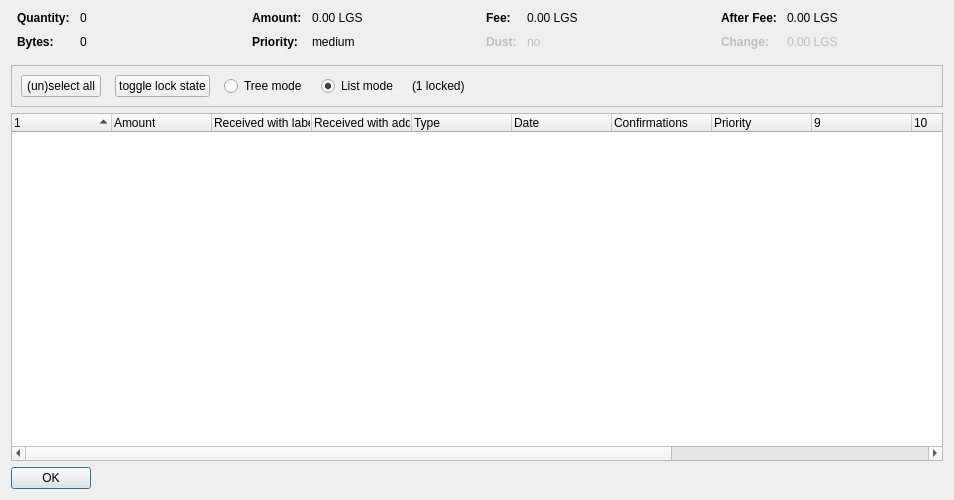
<?xml version="1.0" encoding="UTF-8"?>
<ui version="4.0">
 <class>CoinControlDialog</class>
 <widget class="QDialog" name="CoinControlDialog">
  <property name="geometry">
   <rect>
    <x>0</x>
    <y>0</y>
    <width>954</width>
    <height>500</height>
   </rect>
  </property>
  <property name="windowTitle">
   <string>Coin Selection</string>
  </property>
  <layout class="QVBoxLayout" name="verticalLayout">
   <item>
    <layout class="QHBoxLayout" name="horizontalLayoutTop" stretch="0,0,0,0">
     <property name="topMargin">
      <number>0</number>
     </property>
     <property name="bottomMargin">
      <number>10</number>
     </property>
     <item>
      <layout class="QFormLayout" name="formLayoutCoinControl1">
       <property name="horizontalSpacing">
        <number>10</number>
       </property>
       <property name="verticalSpacing">
        <number>10</number>
       </property>
       <property name="leftMargin">
        <number>6</number>
       </property>
       <property name="rightMargin">
        <number>6</number>
       </property>
       <item row="0" column="0">
        <widget class="QLabel" name="labelCoinControlQuantityText">
         <property name="font">
          <font>
           <weight>75</weight>
           <bold>true</bold>
          </font>
         </property>
         <property name="text">
          <string>Quantity:</string>
         </property>
        </widget>
       </item>
       <item row="0" column="1">
        <widget class="QLabel" name="labelCoinControlQuantity">
         <property name="cursor">
          <cursorShape>IBeamCursor</cursorShape>
         </property>
         <property name="contextMenuPolicy">
          <enum>Qt::ActionsContextMenu</enum>
         </property>
         <property name="text">
          <string notr="true">0</string>
         </property>
         <property name="textInteractionFlags">
          <set>Qt::LinksAccessibleByMouse|Qt::TextSelectableByKeyboard|Qt::TextSelectableByMouse</set>
         </property>
        </widget>
       </item>
       <item row="1" column="0">
        <widget class="QLabel" name="labelCoinControlBytesText">
         <property name="font">
          <font>
           <weight>75</weight>
           <bold>true</bold>
          </font>
         </property>
         <property name="text">
          <string>Bytes:</string>
         </property>
        </widget>
       </item>
       <item row="1" column="1">
        <widget class="QLabel" name="labelCoinControlBytes">
         <property name="cursor">
          <cursorShape>IBeamCursor</cursorShape>
         </property>
         <property name="contextMenuPolicy">
          <enum>Qt::ActionsContextMenu</enum>
         </property>
         <property name="text">
          <string notr="true">0</string>
         </property>
         <property name="textInteractionFlags">
          <set>Qt::LinksAccessibleByMouse|Qt::TextSelectableByKeyboard|Qt::TextSelectableByMouse</set>
         </property>
        </widget>
       </item>
      </layout>
     </item>
     <item>
      <layout class="QFormLayout" name="formLayoutCoinControl2">
       <property name="horizontalSpacing">
        <number>10</number>
       </property>
       <property name="verticalSpacing">
        <number>10</number>
       </property>
       <property name="leftMargin">
        <number>6</number>
       </property>
       <property name="rightMargin">
        <number>6</number>
       </property>
       <item row="0" column="0">
        <widget class="QLabel" name="labelCoinControlAmountText">
         <property name="font">
          <font>
           <weight>75</weight>
           <bold>true</bold>
          </font>
         </property>
         <property name="text">
          <string>Amount:</string>
         </property>
        </widget>
       </item>
       <item row="0" column="1">
        <widget class="QLabel" name="labelCoinControlAmount">
         <property name="cursor">
          <cursorShape>IBeamCursor</cursorShape>
         </property>
         <property name="contextMenuPolicy">
          <enum>Qt::ActionsContextMenu</enum>
         </property>
         <property name="text">
          <string notr="true">0.00 LGS</string>
         </property>
         <property name="textInteractionFlags">
          <set>Qt::LinksAccessibleByMouse|Qt::TextSelectableByKeyboard|Qt::TextSelectableByMouse</set>
         </property>
        </widget>
       </item>
       <item row="1" column="0">
        <widget class="QLabel" name="labelCoinControlPriorityText">
         <property name="font">
          <font>
           <weight>75</weight>
           <bold>true</bold>
          </font>
         </property>
         <property name="text">
          <string>Priority:</string>
         </property>
        </widget>
       </item>
       <item row="1" column="1">
        <widget class="QLabel" name="labelCoinControlPriority">
         <property name="cursor">
          <cursorShape>IBeamCursor</cursorShape>
         </property>
         <property name="contextMenuPolicy">
          <enum>Qt::ActionsContextMenu</enum>
         </property>
         <property name="text">
          <string>medium</string>
         </property>
         <property name="textInteractionFlags">
          <set>Qt::LinksAccessibleByMouse|Qt::TextSelectableByKeyboard|Qt::TextSelectableByMouse</set>
         </property>
        </widget>
       </item>
      </layout>
     </item>
     <item>
      <layout class="QFormLayout" name="formLayoutCoinControl3">
       <property name="horizontalSpacing">
        <number>10</number>
       </property>
       <property name="verticalSpacing">
        <number>10</number>
       </property>
       <property name="leftMargin">
        <number>6</number>
       </property>
       <property name="rightMargin">
        <number>6</number>
       </property>
       <item row="0" column="0">
        <widget class="QLabel" name="labelCoinControlFeeText">
         <property name="font">
          <font>
           <weight>75</weight>
           <bold>true</bold>
          </font>
         </property>
         <property name="text">
          <string>Fee:</string>
         </property>
        </widget>
       </item>
       <item row="0" column="1">
        <widget class="QLabel" name="labelCoinControlFee">
         <property name="cursor">
          <cursorShape>IBeamCursor</cursorShape>
         </property>
         <property name="contextMenuPolicy">
          <enum>Qt::ActionsContextMenu</enum>
         </property>
         <property name="text">
          <string notr="true">0.00 LGS</string>
         </property>
         <property name="textInteractionFlags">
          <set>Qt::LinksAccessibleByMouse|Qt::TextSelectableByKeyboard|Qt::TextSelectableByMouse</set>
         </property>
        </widget>
       </item>
       <item row="1" column="0">
        <widget class="QLabel" name="labelCoinControlLowOutputText">
         <property name="enabled">
          <bool>false</bool>
         </property>
         <property name="font">
          <font>
           <weight>75</weight>
           <bold>true</bold>
          </font>
         </property>
         <property name="text">
          <string>Dust:</string>
         </property>
        </widget>
       </item>
       <item row="1" column="1">
        <widget class="QLabel" name="labelCoinControlLowOutput">
         <property name="enabled">
          <bool>false</bool>
         </property>
         <property name="cursor">
          <cursorShape>IBeamCursor</cursorShape>
         </property>
         <property name="contextMenuPolicy">
          <enum>Qt::ActionsContextMenu</enum>
         </property>
         <property name="text">
          <string>no</string>
         </property>
         <property name="textInteractionFlags">
          <set>Qt::LinksAccessibleByMouse|Qt::TextSelectableByKeyboard|Qt::TextSelectableByMouse</set>
         </property>
        </widget>
       </item>
      </layout>
     </item>
     <item>
      <layout class="QFormLayout" name="formLayoutCoinControl4">
       <property name="horizontalSpacing">
        <number>10</number>
       </property>
       <property name="verticalSpacing">
        <number>10</number>
       </property>
       <property name="leftMargin">
        <number>6</number>
       </property>
       <property name="rightMargin">
        <number>6</number>
       </property>
       <item row="0" column="0">
        <widget class="QLabel" name="labelCoinControlAfterFeeText">
         <property name="font">
          <font>
           <weight>75</weight>
           <bold>true</bold>
          </font>
         </property>
         <property name="text">
          <string>After Fee:</string>
         </property>
        </widget>
       </item>
       <item row="0" column="1">
        <widget class="QLabel" name="labelCoinControlAfterFee">
         <property name="cursor">
          <cursorShape>IBeamCursor</cursorShape>
         </property>
         <property name="contextMenuPolicy">
          <enum>Qt::ActionsContextMenu</enum>
         </property>
         <property name="text">
          <string notr="true">0.00 LGS</string>
         </property>
         <property name="textInteractionFlags">
          <set>Qt::LinksAccessibleByMouse|Qt::TextSelectableByKeyboard|Qt::TextSelectableByMouse</set>
         </property>
        </widget>
       </item>
       <item row="1" column="0">
        <widget class="QLabel" name="labelCoinControlChangeText">
         <property name="enabled">
          <bool>false</bool>
         </property>
         <property name="font">
          <font>
           <weight>75</weight>
           <bold>true</bold>
          </font>
         </property>
         <property name="text">
          <string>Change:</string>
         </property>
        </widget>
       </item>
       <item row="1" column="1">
        <widget class="QLabel" name="labelCoinControlChange">
         <property name="enabled">
          <bool>false</bool>
         </property>
         <property name="cursor">
          <cursorShape>IBeamCursor</cursorShape>
         </property>
         <property name="contextMenuPolicy">
          <enum>Qt::ActionsContextMenu</enum>
         </property>
         <property name="text">
          <string notr="true">0.00 LGS</string>
         </property>
         <property name="textInteractionFlags">
          <set>Qt::LinksAccessibleByMouse|Qt::TextSelectableByKeyboard|Qt::TextSelectableByMouse</set>
         </property>
        </widget>
       </item>
      </layout>
     </item>
    </layout>
   </item>
   <item>
    <widget class="QFrame" name="frame">
     <property name="minimumSize">
      <size>
       <width>0</width>
       <height>40</height>
      </size>
     </property>
     <property name="frameShape">
      <enum>QFrame::StyledPanel</enum>
     </property>
     <property name="frameShadow">
      <enum>QFrame::Sunken</enum>
     </property>
     <layout class="QHBoxLayout" name="horizontalLayout">
      <item>
       <layout class="QHBoxLayout" name="horizontalLayoutPanel" stretch="0,0,0,0,0,0">
        <property name="spacing">
         <number>14</number>
        </property>
        <item>
         <widget class="QPushButton" name="pushButtonSelectAll">
          <property name="sizePolicy">
           <sizepolicy hsizetype="Maximum" vsizetype="Fixed">
            <horstretch>0</horstretch>
            <verstretch>0</verstretch>
           </sizepolicy>
          </property>
          <property name="text">
           <string>(un)select all</string>
          </property>
          <property name="autoDefault">
           <bool>false</bool>
          </property>
         </widget>
        </item>
        <item>
         <widget class="QPushButton" name="pushButtonToggleLock">
          <property name="sizePolicy">
           <sizepolicy hsizetype="Maximum" vsizetype="Fixed">
            <horstretch>0</horstretch>
            <verstretch>0</verstretch>
           </sizepolicy>
          </property>
          <property name="text">
           <string>toggle lock state</string>
          </property>
          <property name="autoDefault">
           <bool>false</bool>
          </property>
         </widget>
        </item>
        <item>
         <widget class="QRadioButton" name="radioTreeMode">
          <property name="sizePolicy">
           <sizepolicy hsizetype="Maximum" vsizetype="Fixed">
            <horstretch>0</horstretch>
            <verstretch>0</verstretch>
           </sizepolicy>
          </property>
          <property name="text">
           <string>Tree mode</string>
          </property>
         </widget>
        </item>
        <item>
         <widget class="QRadioButton" name="radioListMode">
          <property name="sizePolicy">
           <sizepolicy hsizetype="Maximum" vsizetype="Fixed">
            <horstretch>0</horstretch>
            <verstretch>0</verstretch>
           </sizepolicy>
          </property>
          <property name="text">
           <string>List mode</string>
          </property>
          <property name="checked">
           <bool>true</bool>
          </property>
         </widget>
        </item>
        <item>
         <widget class="QLabel" name="labelLocked">
          <property name="text">
           <string>(1 locked)</string>
          </property>
         </widget>
        </item>
        <item>
         <spacer name="horizontalSpacer">
          <property name="orientation">
           <enum>Qt::Horizontal</enum>
          </property>
          <property name="sizeHint" stdset="0">
           <size>
            <width>40</width>
            <height>20</height>
           </size>
          </property>
         </spacer>
        </item>
       </layout>
      </item>
     </layout>
    </widget>
   </item>
   <item>
    <widget class="CoinControlTreeWidget" name="treeWidget">
     <property name="contextMenuPolicy">
      <enum>Qt::CustomContextMenu</enum>
     </property>
     <property name="sortingEnabled">
      <bool>false</bool>
     </property>
     <property name="columnCount">
      <number>13</number>
     </property>
     <attribute name="headerShowSortIndicator" stdset="0">
      <bool>true</bool>
     </attribute>
     <attribute name="headerStretchLastSection">
      <bool>false</bool>
     </attribute>
     <column>
      <property name="text">
       <string/>
      </property>
     </column>
     <column>
      <property name="text">
       <string>Amount</string>
      </property>
     </column>
     <column>
      <property name="text">
       <string>Received with label</string>
      </property>
     </column>
     <column>
      <property name="text">
       <string>Received with address</string>
      </property>
     </column>
     <column>
      <property name="text">
       <string>Type</string>
      </property>
     </column>
     <column>
      <property name="text">
       <string>Date</string>
      </property>
     </column>
     <column>
      <property name="text">
       <string>Confirmations</string>
      </property>
      <property name="toolTip">
       <string>Confirmed</string>
      </property>
     </column>
     <column>
      <property name="text">
       <string>Priority</string>
      </property>
     </column>
     <column>
      <property name="text">
       <string/>
      </property>
     </column>
     <column>
      <property name="text">
       <string/>
      </property>
     </column>
     <column>
      <property name="text">
       <string/>
      </property>
     </column>
     <column>
      <property name="text">
       <string/>
      </property>
     </column>
     <column>
      <property name="text">
       <string/>
      </property>
     </column>
    </widget>
   </item>
   <item>
    <widget class="QDialogButtonBox" name="buttonBox">
     <property name="sizePolicy">
      <sizepolicy hsizetype="Maximum" vsizetype="Fixed">
       <horstretch>0</horstretch>
       <verstretch>0</verstretch>
      </sizepolicy>
     </property>
     <property name="orientation">
      <enum>Qt::Horizontal</enum>
     </property>
     <property name="standardButtons">
      <set>QDialogButtonBox::Ok</set>
     </property>
    </widget>
   </item>
  </layout>
 </widget>
 <customwidgets>
  <customwidget>
   <class>CoinControlTreeWidget</class>
   <extends>QTreeWidget</extends>
   <header>coincontroltreewidget.h</header>
  </customwidget>
 </customwidgets>
 <resources/>
 <connections/>
</ui>
